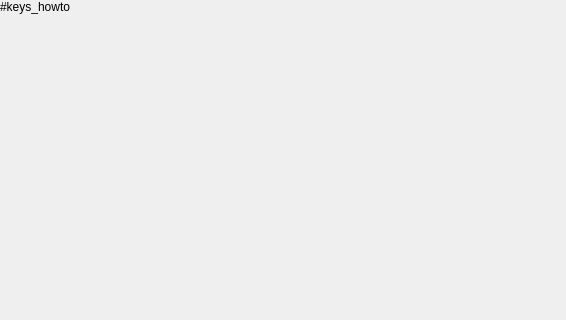
<?xml version="1.0" encoding="UTF-8"?>
<ui version="4.0">
 <class>KeysServiceWindow</class>
 <widget class="QFrame" name="KeysServiceWindow">
  <property name="geometry">
   <rect>
    <x>0</x>
    <y>0</y>
    <width>566</width>
    <height>320</height>
   </rect>
  </property>
  <property name="styleSheet">
   <string notr="true"/>
  </property>
  <layout class="QVBoxLayout" name="verticalLayout">
   <property name="margin">
    <number>0</number>
   </property>
   <item>
    <widget class="QLabel" name="lbKeysHowto">
     <property name="sizePolicy">
      <sizepolicy hsizetype="Expanding" vsizetype="Maximum">
       <horstretch>0</horstretch>
       <verstretch>0</verstretch>
      </sizepolicy>
     </property>
     <property name="minimumSize">
      <size>
       <width>0</width>
       <height>0</height>
      </size>
     </property>
     <property name="font">
      <font/>
     </property>
     <property name="text">
      <string>#keys_howto</string>
     </property>
     <property name="alignment">
      <set>Qt::AlignLeading|Qt::AlignLeft|Qt::AlignTop</set>
     </property>
     <property name="wordWrap">
      <bool>true</bool>
     </property>
    </widget>
   </item>
   <item>
    <widget class="QWidget" name="wContainer" native="true"/>
   </item>
  </layout>
 </widget>
 <resources>
  <include location="Resources/Resources.qrc"/>
 </resources>
 <connections/>
</ui>
